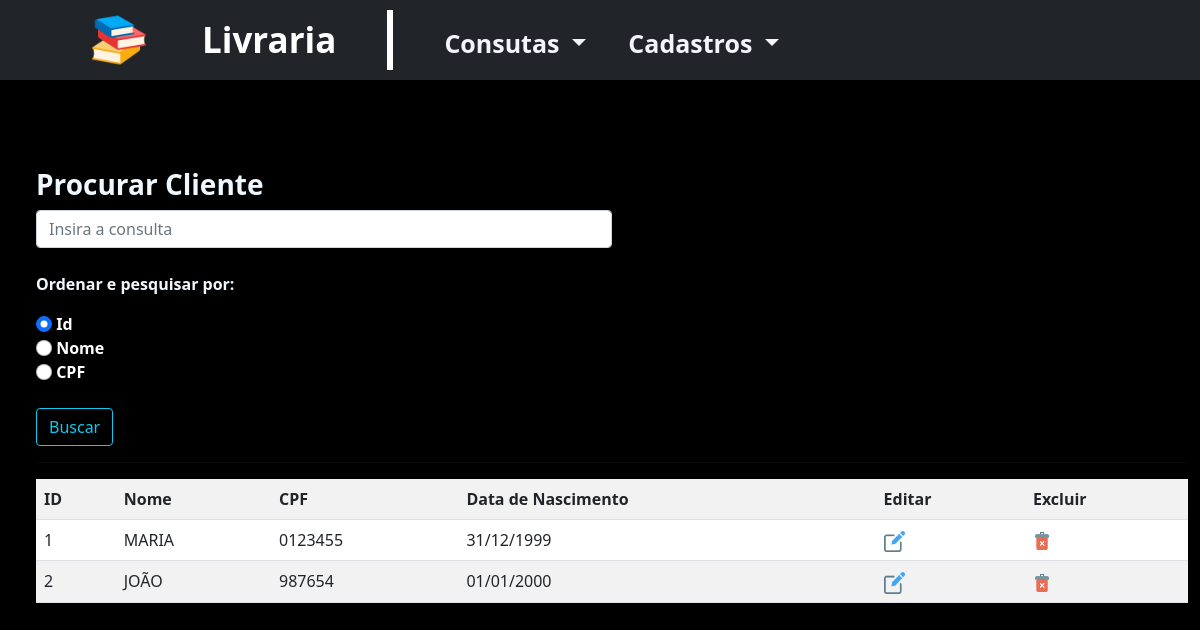
Screenshot of /indexCliente.php with the database file from the repository.
### tables this page shows
CREATE TABLE Cliente (
c_idCliente INT PRIMARY KEY NOT NULL AUTO_INCREMENT,
c_nome VARCHAR(250),
c_cpf VARCHAR(45),
c_dt_nascimento VARCHAR(45));

### indexCliente.php (the view, shortened to what this page needs)
<!DOCTYPE html>
<?php
    $procurar = isset($_POST["procurar"]) ? $_POST["procurar"] : "";
    $busca = isset($_POST['busca']) ? $_POST['busca'] : 1;
?>
<html lang="pt-br">
<head>
    <link rel="stylesheet" href="css/estilos.css">
    <link href="https://cdn.jsdelivr.net/npm/bootstrap@5.1.3/dist/css/bootstrap.min.css" rel="stylesheet">
</head>
<body class="bg-black">
    <?php
        include_once "index.php";
    ?>
    <div class="margin-top">
        <div class="container-fluid">
            <form method="post">
                <div class="form-group col-6">
                    <h3 style="font-weight: bold">Procurar Cliente</h3>
                        <input type="text" name="procurar" class="form-control" size="50"
                        placeholder="Insira a consulta" value="<?php echo $procurar;?>">
                    <br>
                    <div class="text-white">
                    <p>Ordenar e pesquisar por:</p>
                        <input type="radio" name="busca" value="1" class="form-check-input" <?php if ($busca == "1") echo "checked" ?>> <b>Id</b><br>
                        <input type="radio" name="busca" value="2" class="form-check-input" <?php if ($busca == "2") echo "checked" ?>> <b>Nome</b><br>
                        <input type="radio" name="busca" value="3" class="form-check-input" <?php if ($busca == "3") echo "checked" ?>> <b>CPF</b><br>
                    <br>
                    </div>
                        <button type="submit" name="acao" id="acao" class="btn btn-outline-info">Buscar</button>
                </div>
                <hr>
            </form>
            <table class="table table-striped" style="background-color: #FFF;">
            <tr><td><b>ID</b></td>
                <td><b>Nome</b></td>
                <td><b>CPF</b></td>
                <td><b>Data de Nascimento</b></td>
                <td><b>Editar</b></td>
                <td><b>Excluir</b></td>
            </tr>
        <?php
            $pdo = Conexao::getInstance();
            if($busca == 1){
                $consulta = $pdo->query("SELECT * FROM Cliente
                                        WHERE c_idCliente LIKE '$procurar%'
                                        ORDER BY c_idCliente");}
            while ($linha = $consulta->fetch(PDO::FETCH_ASSOC)) {
        ?>
        <tr><td><?php echo $linha['c_idCliente'];?></td>
            <td><?php echo $linha['c_nome'];?></td>
            <td><?php echo $linha['c_cpf'];?></td>
            <td><?php echo $linha['c_dt_nascimento'];?></td>
            <td><a href='cadCliente.php?acao=editar&c_idCliente=<?php echo $linha['c_idCliente'];?>'> <img src="img/edit.png" style="width: 1.8vw;"></a></td>
            <td><?php echo " <a href=javascript:excluir('acaoCliente.php?acao=excluir&c_idCliente={$linha['c_idCliente']}')>";?><img src="img/delete.png" style="width: 1.5vw;"></a></td>
        </tr>
        <?php } ?>
            </table>
        </div>
    </div>
</body>
</html>

### css/estilos.css (style rules this page uses)
h3 { color: aliceblue; }
.margin-top { margin-top: 11vh; padding-left: 3vh; }
p { color: aliceblue; font-weight: bold; }

### rows the page displays
cliente: c_idCliente "1", c_nome "MARIA", c_cpf "0123455", c_dt_nascimento "31/12/1999"
cliente: c_idCliente "2", c_nome "JOÃO", c_cpf "987654", c_dt_nascimento "01/01/2000"
